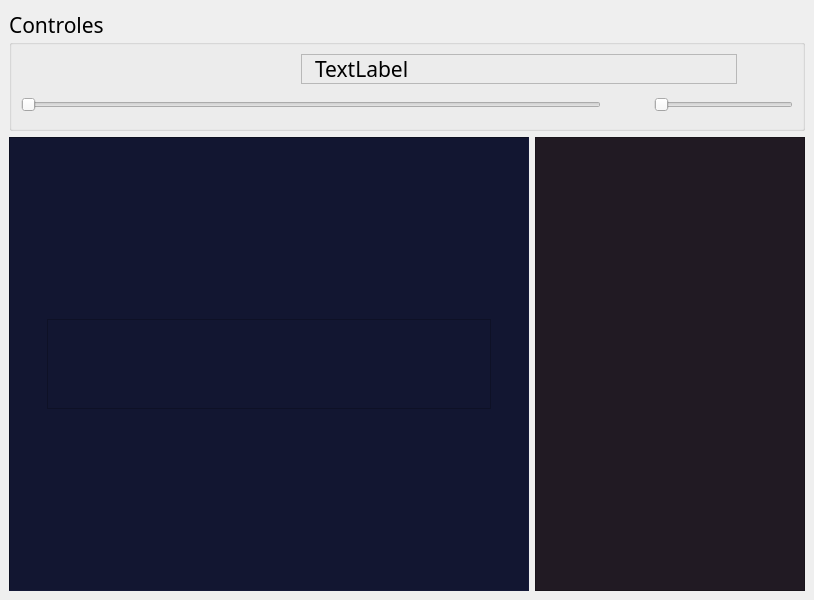
<?xml version="1.0" encoding="UTF-8"?>
<ui version="4.0">
 <class>Genesis</class>
 <widget class="QMainWindow" name="Genesis">
  <property name="geometry">
   <rect>
    <x>0</x>
    <y>0</y>
    <width>814</width>
    <height>600</height>
   </rect>
  </property>
  <property name="font">
   <font>
    <family>Cascadia Code PL</family>
    <pointsize>16</pointsize>
   </font>
  </property>
  <property name="windowTitle">
   <string>MainWindow</string>
  </property>
  <widget class="QWidget" name="contenedor">
   <layout class="QGridLayout" name="grid_central">
    <item row="1" column="0">
     <widget class="QFrame" name="marco">
      <property name="styleSheet">
       <string notr="true">background-color: rgb(18, 22, 49);</string>
      </property>
      <property name="frameShape">
       <enum>QFrame::Panel</enum>
      </property>
      <property name="frameShadow">
       <enum>QFrame::Sunken</enum>
      </property>
      <layout class="QGridLayout" name="grid">
       <item row="0" column="0">
        <layout class="QGridLayout" name="reproductor">
         <item row="0" column="0">
          <widget class="QLabel" name="label">
           <property name="maximumSize">
            <size>
             <width>444</width>
             <height>90</height>
            </size>
           </property>
           <property name="font">
            <font>
             <pointsize>22</pointsize>
            </font>
           </property>
           <property name="frameShape">
            <enum>QFrame::StyledPanel</enum>
           </property>
           <property name="text">
            <string/>
           </property>
           <property name="pixmap">
            <pixmap resource="imagenes.qrc">:/img/genesis.jpg</pixmap>
           </property>
           <property name="scaledContents">
            <bool>true</bool>
           </property>
           <property name="alignment">
            <set>Qt::AlignCenter</set>
           </property>
          </widget>
         </item>
        </layout>
       </item>
      </layout>
     </widget>
    </item>
    <item row="1" column="1">
     <widget class="QListView" name="lista">
      <property name="maximumSize">
       <size>
        <width>270</width>
        <height>16777215</height>
       </size>
      </property>
      <property name="styleSheet">
       <string notr="true">color: rgb(255, 255, 255);
background-color: rgb(33, 26, 35);</string>
      </property>
     </widget>
    </item>
    <item row="0" column="0" colspan="2">
     <widget class="QGroupBox" name="box_controles">
      <property name="maximumSize">
       <size>
        <width>16777215</width>
        <height>122</height>
       </size>
      </property>
      <property name="title">
       <string>Controles</string>
      </property>
      <layout class="QGridLayout" name="grid_controles">
       <item row="0" column="1">
        <widget class="QPushButton" name="parar">
         <property name="maximumSize">
          <size>
           <width>50</width>
           <height>109</height>
          </size>
         </property>
         <property name="text">
          <string/>
         </property>
         <property name="icon">
          <iconset resource="imagenes.qrc">
           <normaloff>:/img/stop.svg</normaloff>:/img/stop.svg</iconset>
         </property>
         <property name="iconSize">
          <size>
           <width>48</width>
           <height>29</height>
          </size>
         </property>
         <property name="flat">
          <bool>true</bool>
         </property>
        </widget>
       </item>
       <item row="0" column="3">
        <widget class="QPushButton" name="adelante">
         <property name="maximumSize">
          <size>
           <width>50</width>
           <height>109</height>
          </size>
         </property>
         <property name="text">
          <string/>
         </property>
         <property name="icon">
          <iconset resource="imagenes.qrc">
           <normaloff>:/img/next.svg</normaloff>:/img/next.svg</iconset>
         </property>
         <property name="iconSize">
          <size>
           <width>48</width>
           <height>29</height>
          </size>
         </property>
         <property name="flat">
          <bool>true</bool>
         </property>
        </widget>
       </item>
       <item row="0" column="0">
        <widget class="QPushButton" name="reproducir">
         <property name="maximumSize">
          <size>
           <width>50</width>
           <height>109</height>
          </size>
         </property>
         <property name="text">
          <string/>
         </property>
         <property name="icon">
          <iconset resource="imagenes.qrc">
           <normaloff>:/img/play.svg</normaloff>:/img/play.svg</iconset>
         </property>
         <property name="iconSize">
          <size>
           <width>48</width>
           <height>29</height>
          </size>
         </property>
         <property name="flat">
          <bool>true</bool>
         </property>
        </widget>
       </item>
       <item row="0" column="4">
        <widget class="QPushButton" name="cargar">
         <property name="maximumSize">
          <size>
           <width>50</width>
           <height>109</height>
          </size>
         </property>
         <property name="text">
          <string/>
         </property>
         <property name="icon">
          <iconset resource="imagenes.qrc">
           <normaloff>:/img/eject-1.svg</normaloff>:/img/eject-1.svg</iconset>
         </property>
         <property name="iconSize">
          <size>
           <width>48</width>
           <height>29</height>
          </size>
         </property>
         <property name="flat">
          <bool>true</bool>
         </property>
        </widget>
       </item>
       <item row="1" column="0" colspan="7">
        <layout class="QHBoxLayout" name="grid_sliders">
         <item>
          <widget class="QSlider" name="tiempo">
           <property name="orientation">
            <enum>Qt::Horizontal</enum>
           </property>
          </widget>
         </item>
         <item>
          <widget class="QPushButton" name="logo_volumen">
           <property name="maximumSize">
            <size>
             <width>41</width>
             <height>41</height>
            </size>
           </property>
           <property name="text">
            <string/>
           </property>
           <property name="icon">
            <iconset resource="imagenes.qrc">
             <normaloff>:/img/altavoz3.png</normaloff>:/img/altavoz3.png</iconset>
           </property>
           <property name="iconSize">
            <size>
             <width>25</width>
             <height>25</height>
            </size>
           </property>
           <property name="flat">
            <bool>true</bool>
           </property>
          </widget>
         </item>
         <item>
          <widget class="QSlider" name="volumen">
           <property name="maximumSize">
            <size>
             <width>139</width>
             <height>16777215</height>
            </size>
           </property>
           <property name="pageStep">
            <number>1</number>
           </property>
           <property name="orientation">
            <enum>Qt::Horizontal</enum>
           </property>
          </widget>
         </item>
        </layout>
       </item>
       <item row="0" column="2">
        <widget class="QPushButton" name="atras">
         <property name="maximumSize">
          <size>
           <width>50</width>
           <height>109</height>
          </size>
         </property>
         <property name="text">
          <string/>
         </property>
         <property name="icon">
          <iconset resource="imagenes.qrc">
           <normaloff>:/img/back.svg</normaloff>:/img/back.svg</iconset>
         </property>
         <property name="iconSize">
          <size>
           <width>48</width>
           <height>29</height>
          </size>
         </property>
         <property name="flat">
          <bool>true</bool>
         </property>
        </widget>
       </item>
       <item row="0" column="6">
        <widget class="QPushButton" name="menu">
         <property name="maximumSize">
          <size>
           <width>50</width>
           <height>109</height>
          </size>
         </property>
         <property name="text">
          <string/>
         </property>
         <property name="icon">
          <iconset resource="imagenes.qrc">
           <normaloff>:/img/menu2.png</normaloff>:/img/menu2.png</iconset>
         </property>
         <property name="iconSize">
          <size>
           <width>48</width>
           <height>29</height>
          </size>
         </property>
         <property name="flat">
          <bool>true</bool>
         </property>
        </widget>
       </item>
       <item row="0" column="5">
        <widget class="QLabel" name="datos">
         <property name="minimumSize">
          <size>
           <width>0</width>
           <height>0</height>
          </size>
         </property>
         <property name="frameShape">
          <enum>QFrame::StyledPanel</enum>
         </property>
         <property name="text">
          <string>TextLabel</string>
         </property>
         <property name="indent">
          <number>13</number>
         </property>
        </widget>
       </item>
      </layout>
     </widget>
    </item>
   </layout>
  </widget>
 </widget>
 <resources>
  <include location="imagenes.qrc"/>
 </resources>
 <connections/>
</ui>
